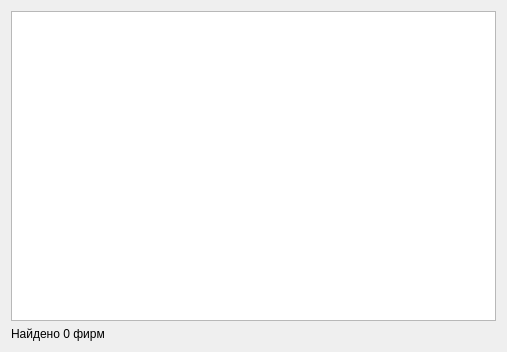
<?xml version="1.0" encoding="UTF-8"?>
<ui version="4.0">
 <class>SearchResultList</class>
 <widget class="QDialog" name="SearchResultList">
  <property name="geometry">
   <rect>
    <x>0</x>
    <y>0</y>
    <width>507</width>
    <height>352</height>
   </rect>
  </property>
  <property name="windowTitle">
   <string>Dialog</string>
  </property>
  <layout class="QGridLayout" name="gridLayout">
   <item row="0" column="0">
    <widget class="QTableView" name="tableView"/>
   </item>
   <item row="1" column="0">
    <widget class="QLabel" name="label">
     <property name="text">
      <string>Найдено 0 фирм</string>
     </property>
    </widget>
   </item>
  </layout>
 </widget>
 <resources/>
 <connections/>
</ui>
